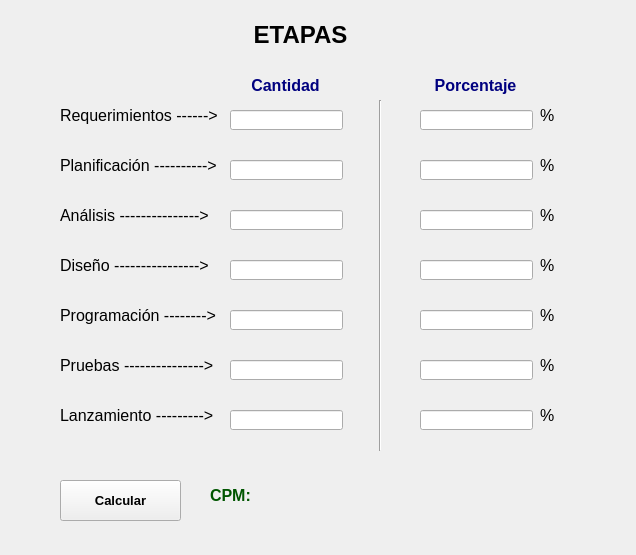
<?xml version="1.0" encoding="UTF-8"?>
<ui version="4.0">
 <class>Form</class>
 <widget class="QWidget" name="Form">
  <property name="geometry">
   <rect>
    <x>0</x>
    <y>0</y>
    <width>636</width>
    <height>555</height>
   </rect>
  </property>
  <property name="windowTitle">
   <string>Form</string>
  </property>
  <widget class="QLabel" name="label_6">
   <property name="geometry">
    <rect>
     <x>190</x>
     <y>20</y>
     <width>221</width>
     <height>31</height>
    </rect>
   </property>
   <property name="font">
    <font>
     <pointsize>14</pointsize>
     <weight>75</weight>
     <bold>true</bold>
    </font>
   </property>
   <property name="text">
    <string>&lt;html&gt;&lt;head/&gt;&lt;body&gt;&lt;p align=&quot;center&quot;&gt;&lt;span style=&quot; font-size:18pt; color:#000000;&quot;&gt;ETAPAS&lt;/span&gt;&lt;/p&gt;&lt;/body&gt;&lt;/html&gt;</string>
   </property>
  </widget>
  <widget class="QLabel" name="label_7">
   <property name="geometry">
    <rect>
     <x>60</x>
     <y>100</y>
     <width>161</width>
     <height>31</height>
    </rect>
   </property>
   <property name="font">
    <font>
     <pointsize>14</pointsize>
     <weight>75</weight>
     <bold>true</bold>
    </font>
   </property>
   <property name="text">
    <string>&lt;html&gt;&lt;head/&gt;&lt;body&gt;&lt;p&gt;&lt;span style=&quot; font-size:12pt; font-weight:400;&quot;&gt;Requerimientos ------&amp;gt;&lt;/span&gt;&lt;/p&gt;&lt;/body&gt;&lt;/html&gt;</string>
   </property>
  </widget>
  <widget class="QLabel" name="label_8">
   <property name="geometry">
    <rect>
     <x>60</x>
     <y>150</y>
     <width>161</width>
     <height>31</height>
    </rect>
   </property>
   <property name="font">
    <font>
     <pointsize>14</pointsize>
     <weight>75</weight>
     <bold>true</bold>
    </font>
   </property>
   <property name="text">
    <string>&lt;html&gt;&lt;head/&gt;&lt;body&gt;&lt;p&gt;&lt;span style=&quot; font-size:12pt; font-weight:400;&quot;&gt;Planificación ----------&amp;gt;&lt;/span&gt;&lt;/p&gt;&lt;/body&gt;&lt;/html&gt;</string>
   </property>
  </widget>
  <widget class="QLabel" name="label_9">
   <property name="geometry">
    <rect>
     <x>60</x>
     <y>200</y>
     <width>161</width>
     <height>31</height>
    </rect>
   </property>
   <property name="font">
    <font>
     <pointsize>14</pointsize>
     <weight>75</weight>
     <bold>true</bold>
    </font>
   </property>
   <property name="text">
    <string>&lt;html&gt;&lt;head/&gt;&lt;body&gt;&lt;p&gt;&lt;span style=&quot; font-size:12pt; font-weight:400;&quot;&gt;Análisis ---------------&amp;gt;&lt;/span&gt;&lt;/p&gt;&lt;/body&gt;&lt;/html&gt;</string>
   </property>
  </widget>
  <widget class="QLabel" name="label_10">
   <property name="geometry">
    <rect>
     <x>60</x>
     <y>250</y>
     <width>161</width>
     <height>31</height>
    </rect>
   </property>
   <property name="font">
    <font>
     <pointsize>14</pointsize>
     <weight>75</weight>
     <bold>true</bold>
    </font>
   </property>
   <property name="text">
    <string>&lt;html&gt;&lt;head/&gt;&lt;body&gt;&lt;p&gt;&lt;span style=&quot; font-size:12pt; font-weight:400;&quot;&gt;Diseño ----------------&amp;gt;&lt;/span&gt;&lt;/p&gt;&lt;/body&gt;&lt;/html&gt;</string>
   </property>
  </widget>
  <widget class="QLabel" name="label_11">
   <property name="geometry">
    <rect>
     <x>60</x>
     <y>300</y>
     <width>161</width>
     <height>31</height>
    </rect>
   </property>
   <property name="font">
    <font>
     <pointsize>14</pointsize>
     <weight>75</weight>
     <bold>true</bold>
    </font>
   </property>
   <property name="text">
    <string>&lt;html&gt;&lt;head/&gt;&lt;body&gt;&lt;p&gt;&lt;span style=&quot; font-size:12pt; font-weight:400;&quot;&gt;Programación --------&amp;gt;&lt;/span&gt;&lt;/p&gt;&lt;/body&gt;&lt;/html&gt;</string>
   </property>
  </widget>
  <widget class="QLabel" name="label_12">
   <property name="geometry">
    <rect>
     <x>60</x>
     <y>350</y>
     <width>161</width>
     <height>31</height>
    </rect>
   </property>
   <property name="font">
    <font>
     <pointsize>14</pointsize>
     <weight>75</weight>
     <bold>true</bold>
    </font>
   </property>
   <property name="text">
    <string>&lt;html&gt;&lt;head/&gt;&lt;body&gt;&lt;p&gt;&lt;span style=&quot; font-size:12pt; font-weight:400;&quot;&gt;Pruebas ---------------&amp;gt;&lt;/span&gt;&lt;/p&gt;&lt;/body&gt;&lt;/html&gt;</string>
   </property>
  </widget>
  <widget class="QLabel" name="label_13">
   <property name="geometry">
    <rect>
     <x>60</x>
     <y>400</y>
     <width>161</width>
     <height>31</height>
    </rect>
   </property>
   <property name="font">
    <font>
     <pointsize>14</pointsize>
     <weight>75</weight>
     <bold>true</bold>
    </font>
   </property>
   <property name="text">
    <string>&lt;html&gt;&lt;head/&gt;&lt;body&gt;&lt;p&gt;&lt;span style=&quot; font-size:12pt; font-weight:400;&quot;&gt;Lanzamiento ---------&amp;gt;&lt;/span&gt;&lt;/p&gt;&lt;/body&gt;&lt;/html&gt;</string>
   </property>
  </widget>
  <widget class="Line" name="line">
   <property name="geometry">
    <rect>
     <x>370</x>
     <y>100</y>
     <width>20</width>
     <height>351</height>
    </rect>
   </property>
   <property name="orientation">
    <enum>Qt::Vertical</enum>
   </property>
  </widget>
  <widget class="QLineEdit" name="lineEdit">
   <property name="geometry">
    <rect>
     <x>230</x>
     <y>110</y>
     <width>113</width>
     <height>20</height>
    </rect>
   </property>
  </widget>
  <widget class="QLineEdit" name="lineEdit_2">
   <property name="geometry">
    <rect>
     <x>230</x>
     <y>160</y>
     <width>113</width>
     <height>20</height>
    </rect>
   </property>
  </widget>
  <widget class="QLineEdit" name="lineEdit_3">
   <property name="geometry">
    <rect>
     <x>230</x>
     <y>210</y>
     <width>113</width>
     <height>20</height>
    </rect>
   </property>
  </widget>
  <widget class="QLineEdit" name="lineEdit_4">
   <property name="geometry">
    <rect>
     <x>230</x>
     <y>260</y>
     <width>113</width>
     <height>20</height>
    </rect>
   </property>
  </widget>
  <widget class="QLineEdit" name="lineEdit_5">
   <property name="geometry">
    <rect>
     <x>230</x>
     <y>310</y>
     <width>113</width>
     <height>20</height>
    </rect>
   </property>
  </widget>
  <widget class="QLineEdit" name="lineEdit_6">
   <property name="geometry">
    <rect>
     <x>230</x>
     <y>360</y>
     <width>113</width>
     <height>20</height>
    </rect>
   </property>
  </widget>
  <widget class="QLineEdit" name="lineEdit_7">
   <property name="geometry">
    <rect>
     <x>230</x>
     <y>410</y>
     <width>113</width>
     <height>20</height>
    </rect>
   </property>
  </widget>
  <widget class="QLineEdit" name="lineEdit_8">
   <property name="geometry">
    <rect>
     <x>420</x>
     <y>110</y>
     <width>113</width>
     <height>20</height>
    </rect>
   </property>
  </widget>
  <widget class="QLineEdit" name="lineEdit_9">
   <property name="geometry">
    <rect>
     <x>420</x>
     <y>210</y>
     <width>113</width>
     <height>20</height>
    </rect>
   </property>
  </widget>
  <widget class="QLineEdit" name="lineEdit_10">
   <property name="geometry">
    <rect>
     <x>420</x>
     <y>260</y>
     <width>113</width>
     <height>20</height>
    </rect>
   </property>
  </widget>
  <widget class="QLineEdit" name="lineEdit_11">
   <property name="geometry">
    <rect>
     <x>420</x>
     <y>160</y>
     <width>113</width>
     <height>20</height>
    </rect>
   </property>
  </widget>
  <widget class="QLineEdit" name="lineEdit_12">
   <property name="geometry">
    <rect>
     <x>420</x>
     <y>410</y>
     <width>113</width>
     <height>20</height>
    </rect>
   </property>
  </widget>
  <widget class="QLineEdit" name="lineEdit_13">
   <property name="geometry">
    <rect>
     <x>420</x>
     <y>310</y>
     <width>113</width>
     <height>20</height>
    </rect>
   </property>
  </widget>
  <widget class="QLineEdit" name="lineEdit_14">
   <property name="geometry">
    <rect>
     <x>420</x>
     <y>360</y>
     <width>113</width>
     <height>20</height>
    </rect>
   </property>
  </widget>
  <widget class="QLabel" name="label_14">
   <property name="geometry">
    <rect>
     <x>540</x>
     <y>400</y>
     <width>61</width>
     <height>31</height>
    </rect>
   </property>
   <property name="font">
    <font>
     <pointsize>14</pointsize>
     <weight>75</weight>
     <bold>true</bold>
    </font>
   </property>
   <property name="text">
    <string>&lt;html&gt;&lt;head/&gt;&lt;body&gt;&lt;p&gt;&lt;span style=&quot; font-size:12pt; font-weight:400;&quot;&gt;%&lt;/span&gt;&lt;/p&gt;&lt;/body&gt;&lt;/html&gt;</string>
   </property>
  </widget>
  <widget class="QLabel" name="label_15">
   <property name="geometry">
    <rect>
     <x>540</x>
     <y>150</y>
     <width>61</width>
     <height>31</height>
    </rect>
   </property>
   <property name="font">
    <font>
     <pointsize>14</pointsize>
     <weight>75</weight>
     <bold>true</bold>
    </font>
   </property>
   <property name="text">
    <string>&lt;html&gt;&lt;head/&gt;&lt;body&gt;&lt;p&gt;&lt;span style=&quot; font-size:12pt; font-weight:400;&quot;&gt;%&lt;/span&gt;&lt;/p&gt;&lt;/body&gt;&lt;/html&gt;</string>
   </property>
  </widget>
  <widget class="QLabel" name="label_16">
   <property name="geometry">
    <rect>
     <x>540</x>
     <y>250</y>
     <width>61</width>
     <height>31</height>
    </rect>
   </property>
   <property name="font">
    <font>
     <pointsize>14</pointsize>
     <weight>75</weight>
     <bold>true</bold>
    </font>
   </property>
   <property name="text">
    <string>&lt;html&gt;&lt;head/&gt;&lt;body&gt;&lt;p&gt;&lt;span style=&quot; font-size:12pt; font-weight:400;&quot;&gt;%&lt;/span&gt;&lt;/p&gt;&lt;/body&gt;&lt;/html&gt;</string>
   </property>
  </widget>
  <widget class="QLabel" name="label_17">
   <property name="geometry">
    <rect>
     <x>540</x>
     <y>350</y>
     <width>61</width>
     <height>31</height>
    </rect>
   </property>
   <property name="font">
    <font>
     <pointsize>14</pointsize>
     <weight>75</weight>
     <bold>true</bold>
    </font>
   </property>
   <property name="text">
    <string>&lt;html&gt;&lt;head/&gt;&lt;body&gt;&lt;p&gt;&lt;span style=&quot; font-size:12pt; font-weight:400;&quot;&gt;%&lt;/span&gt;&lt;/p&gt;&lt;/body&gt;&lt;/html&gt;</string>
   </property>
  </widget>
  <widget class="QLabel" name="label_18">
   <property name="geometry">
    <rect>
     <x>540</x>
     <y>100</y>
     <width>61</width>
     <height>31</height>
    </rect>
   </property>
   <property name="font">
    <font>
     <pointsize>14</pointsize>
     <weight>75</weight>
     <bold>true</bold>
    </font>
   </property>
   <property name="text">
    <string>&lt;html&gt;&lt;head/&gt;&lt;body&gt;&lt;p&gt;&lt;span style=&quot; font-size:12pt; font-weight:400;&quot;&gt;%&lt;/span&gt;&lt;/p&gt;&lt;/body&gt;&lt;/html&gt;</string>
   </property>
  </widget>
  <widget class="QLabel" name="label_19">
   <property name="geometry">
    <rect>
     <x>540</x>
     <y>300</y>
     <width>61</width>
     <height>31</height>
    </rect>
   </property>
   <property name="font">
    <font>
     <pointsize>14</pointsize>
     <weight>75</weight>
     <bold>true</bold>
    </font>
   </property>
   <property name="text">
    <string>&lt;html&gt;&lt;head/&gt;&lt;body&gt;&lt;p&gt;&lt;span style=&quot; font-size:12pt; font-weight:400;&quot;&gt;%&lt;/span&gt;&lt;/p&gt;&lt;/body&gt;&lt;/html&gt;</string>
   </property>
  </widget>
  <widget class="QLabel" name="label_20">
   <property name="geometry">
    <rect>
     <x>540</x>
     <y>200</y>
     <width>61</width>
     <height>31</height>
    </rect>
   </property>
   <property name="font">
    <font>
     <pointsize>14</pointsize>
     <weight>75</weight>
     <bold>true</bold>
    </font>
   </property>
   <property name="text">
    <string>&lt;html&gt;&lt;head/&gt;&lt;body&gt;&lt;p&gt;&lt;span style=&quot; font-size:12pt; font-weight:400;&quot;&gt;%&lt;/span&gt;&lt;/p&gt;&lt;/body&gt;&lt;/html&gt;</string>
   </property>
  </widget>
  <widget class="QLabel" name="label_21">
   <property name="geometry">
    <rect>
     <x>230</x>
     <y>70</y>
     <width>111</width>
     <height>31</height>
    </rect>
   </property>
   <property name="font">
    <font>
     <pointsize>14</pointsize>
     <weight>75</weight>
     <bold>true</bold>
    </font>
   </property>
   <property name="text">
    <string>&lt;html&gt;&lt;head/&gt;&lt;body&gt;&lt;p align=&quot;center&quot;&gt;&lt;span style=&quot; font-size:12pt; color:#00007f;&quot;&gt;Cantidad&lt;/span&gt;&lt;/p&gt;&lt;/body&gt;&lt;/html&gt;</string>
   </property>
  </widget>
  <widget class="QLabel" name="label_22">
   <property name="geometry">
    <rect>
     <x>420</x>
     <y>70</y>
     <width>111</width>
     <height>31</height>
    </rect>
   </property>
   <property name="font">
    <font>
     <pointsize>14</pointsize>
     <weight>75</weight>
     <bold>true</bold>
    </font>
   </property>
   <property name="text">
    <string>&lt;html&gt;&lt;head/&gt;&lt;body&gt;&lt;p align=&quot;center&quot;&gt;&lt;span style=&quot; font-size:12pt; color:#00007f;&quot;&gt;Porcentaje&lt;/span&gt;&lt;/p&gt;&lt;/body&gt;&lt;/html&gt;</string>
   </property>
  </widget>
  <widget class="QPushButton" name="pushButton">
   <property name="geometry">
    <rect>
     <x>60</x>
     <y>480</y>
     <width>121</width>
     <height>41</height>
    </rect>
   </property>
   <property name="font">
    <font>
     <pointsize>10</pointsize>
     <weight>75</weight>
     <bold>true</bold>
    </font>
   </property>
   <property name="text">
    <string>Calcular</string>
   </property>
  </widget>
  <widget class="QLabel" name="label_23">
   <property name="geometry">
    <rect>
     <x>210</x>
     <y>480</y>
     <width>171</width>
     <height>31</height>
    </rect>
   </property>
   <property name="font">
    <font>
     <pointsize>14</pointsize>
     <weight>75</weight>
     <bold>true</bold>
    </font>
   </property>
   <property name="text">
    <string>&lt;html&gt;&lt;head/&gt;&lt;body&gt;&lt;p&gt;&lt;span style=&quot; font-size:12pt; color:#005500;&quot;&gt;CPM: &lt;/span&gt;&lt;/p&gt;&lt;/body&gt;&lt;/html&gt;</string>
   </property>
  </widget>
  <widget class="QLabel" name="label">
   <property name="geometry">
    <rect>
     <x>410</x>
     <y>470</y>
     <width>141</width>
     <height>71</height>
    </rect>
   </property>
   <property name="text">
    <string/>
   </property>
   <property name="pixmap">
    <pixmap>guardar.png</pixmap>
   </property>
   <property name="scaledContents">
    <bool>true</bool>
   </property>
  </widget>
  <widget class="QLabel" name="label_25">
   <property name="geometry">
    <rect>
     <x>30</x>
     <y>20</y>
     <width>55</width>
     <height>41</height>
    </rect>
   </property>
   <property name="text">
    <string/>
   </property>
   <property name="pixmap">
    <pixmap>back.png</pixmap>
   </property>
   <property name="scaledContents">
    <bool>true</bool>
   </property>
  </widget>
 </widget>
 <resources/>
 <connections/>
</ui>
